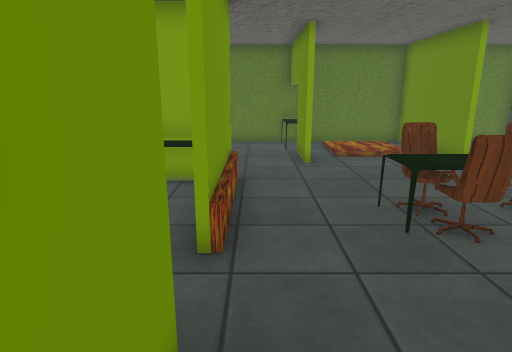
view 1 (above)

17 first-person views from a walk through a 3-D level made in the Unity game engine. The camera is 1.4 m above the floor, tilts 14° down and sees 75° across. The floor is counted in squares, 0.6 m on a side. Each view is taken from the middle of a square. On the plan, view 1 faces up. The plan holds only what a view shows up to about 19 squares ahead; the rest is blank. The player is left out. Door leaves are left out, so doorways stand open. Some surface patterns are stand-ins.

view 2
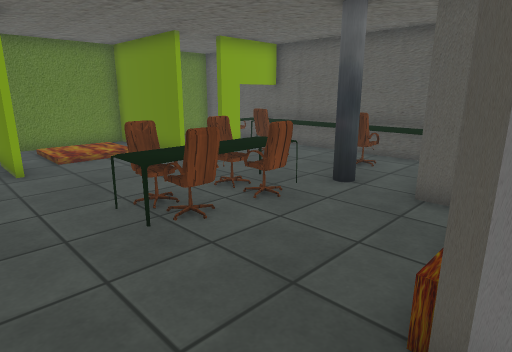

view 3
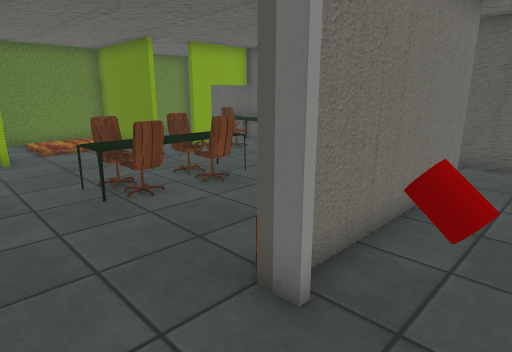

view 4
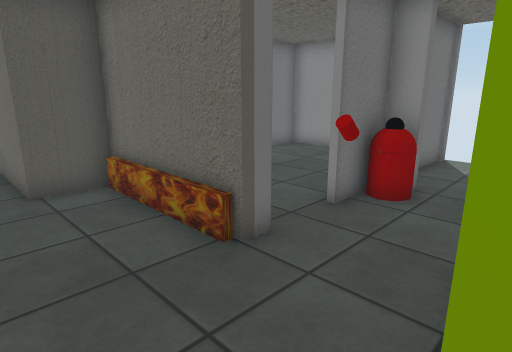

view 5
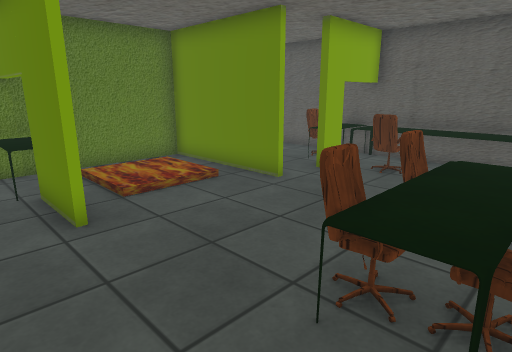

view 6
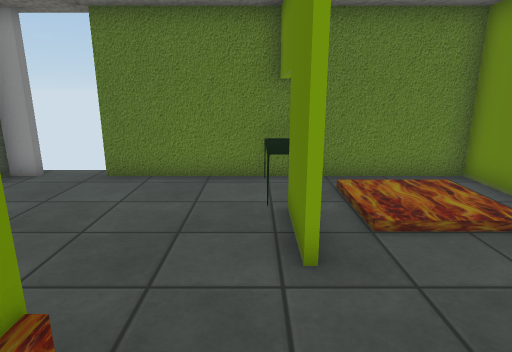

view 7
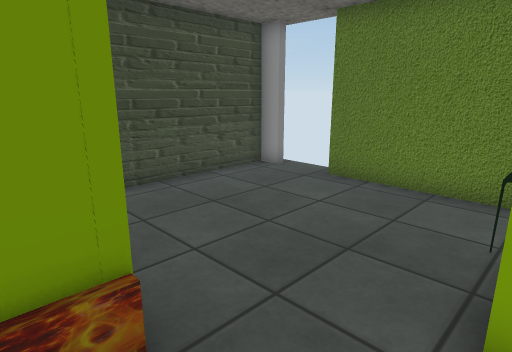

view 8
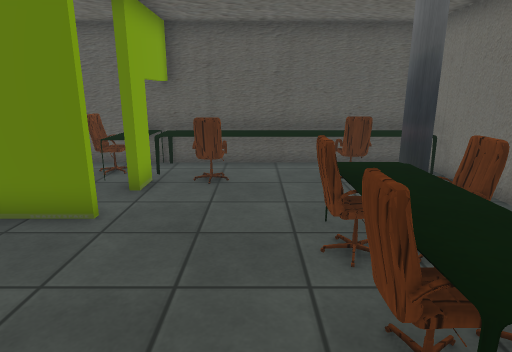

view 9
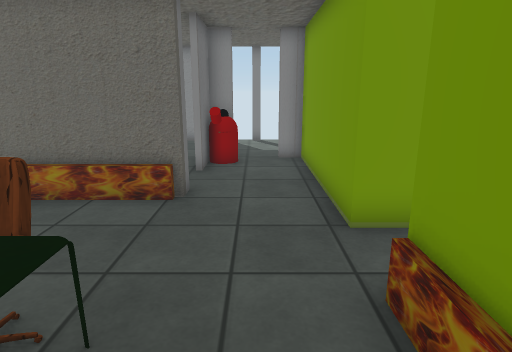

view 10
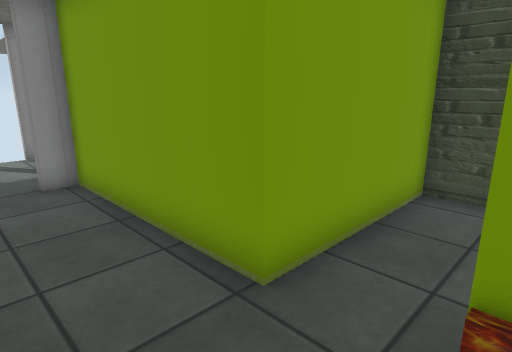

view 11
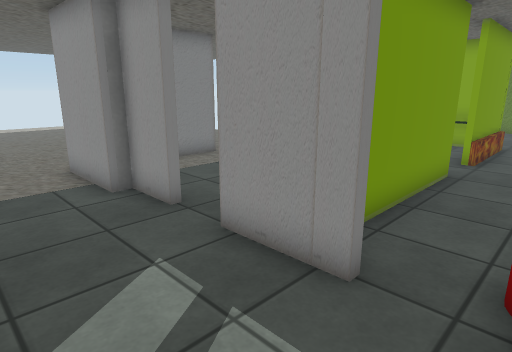

view 12
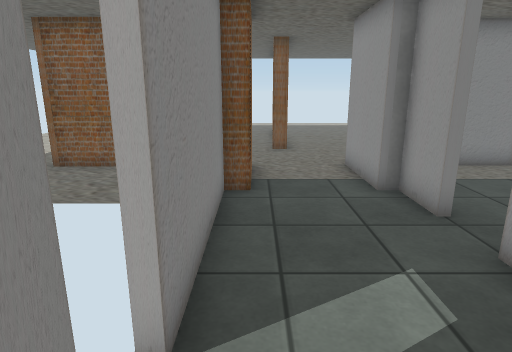

view 13
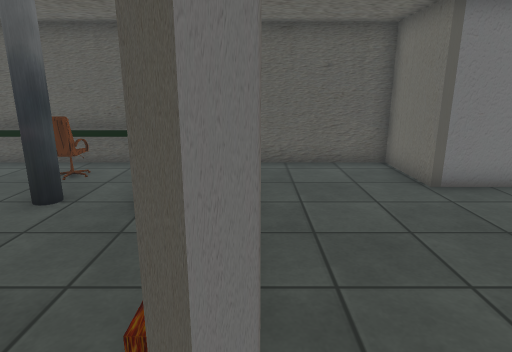

view 14
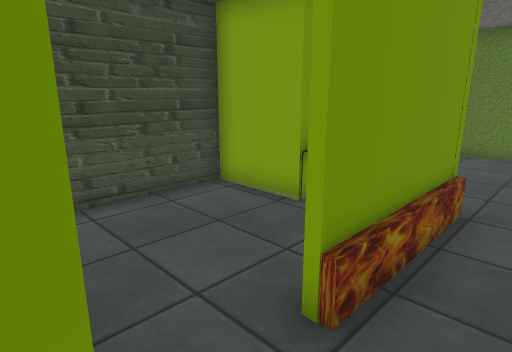

view 15
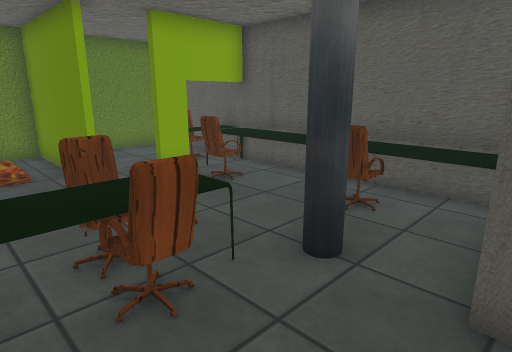

view 16
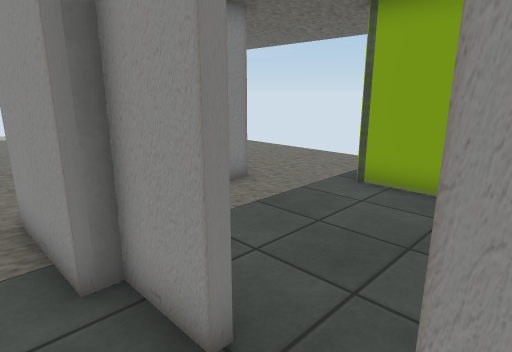

view 17
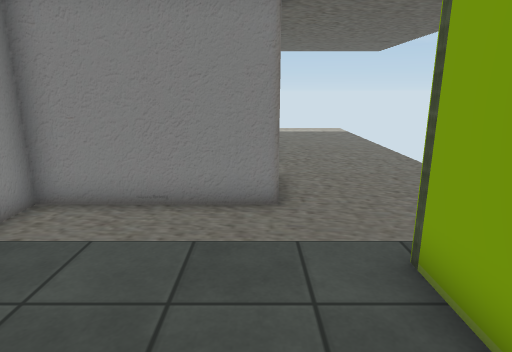

### Floor plan
Key: @ floor where view 1 was taken; # wall or solid block; x gap in a wall; . floor; D open door; T table; C chair; O other object.
Columns run from 21 left of view 1 to 12 right of it. Each row starts with its distance up from view 1.
 17                #DD#
 16                #DD####T###########
 15                #......TT....# ...#
 14                #......TT....# ...#
 13                #.......#....#...C#
 12                #.......#....#..TT#
 11                #..............####
 10                  ..............CTT
  9                    ##.........CCTT
  8                ###TT#...........TT
  7                #....#...CCCCT...TT
  6                #....#...TTTTT..CT#
  5 .............. #....#...CCCCTO.CT#
  4 ...............#.............O..TT
  3 ...............#.............###TT
  2 ...............######........####
  1    ...............  #...######## #
  0             #..... .#@..D#######.#
 -1             #...... #..OD........#
 -2             #...... #..OD........#
 -3 ......      #...... #..O#........#
 -4 ..........  #..##DD###DO#.....  ##
 -5 ............####........ .....##
 -6     .................... .....#
 -7          #..............#. ...#
 -8        ..D..  ##........#   ###
 -9                ######DxD##
-10
-11
-12              ...
-13             #...
-14             #..
-15            D#

Positions as (right, up) in squares from view 1, and headings:
1: (0, 0), facing up
2: (0, 0), facing up-right
3: (0, -2), facing up-right
4: (-1, 4), facing down-right
5: (0, 5), facing up-right
6: (1, 7), facing up
7: (2, 8), facing up-left
8: (1, 8), facing right
9: (1, 8), facing down
10: (2, 5), facing down-left
11: (2, -8), facing up-left
12: (2, -8), facing left
13: (1, 0), facing right
14: (1, 2), facing up-left
15: (4, 2), facing up-right
16: (-2, -6), facing up-left
17: (-2, 0), facing left
